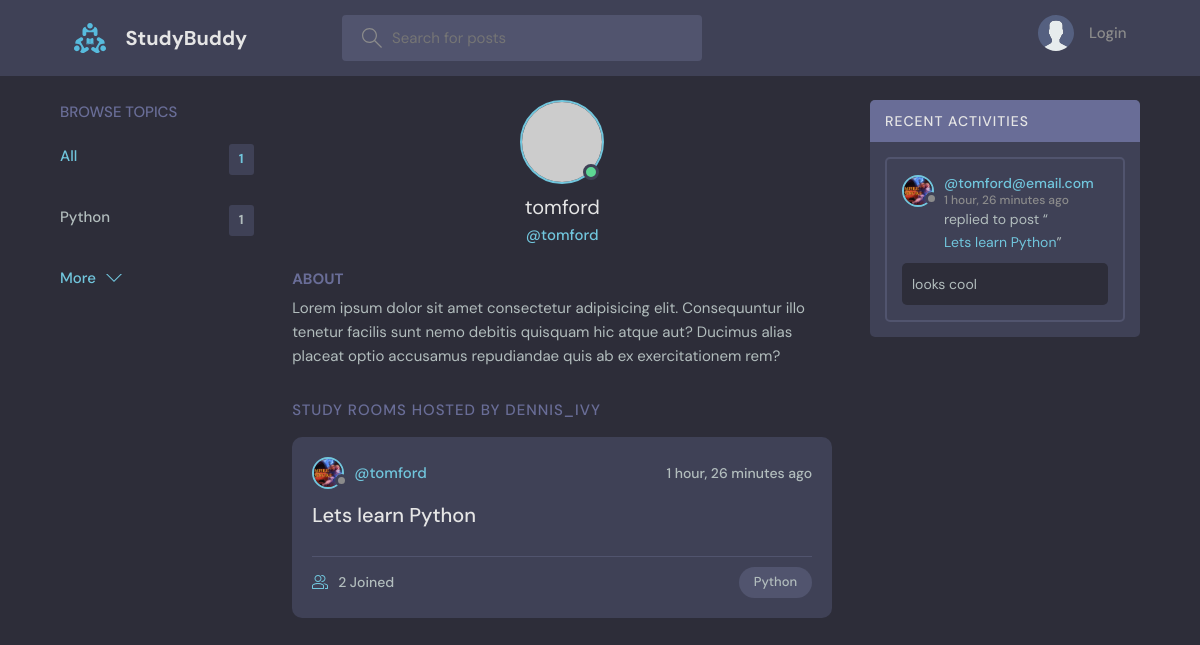
Page /profile/1/ on the committed database.
### base/models.py (models this page shows, shortened)
class Topic(models.Model):
    name = models.CharField(max_length=200) # a topic should not be more than 200 characters

class User(AbstractUser):
    name = models.CharField(max_length=200, null=True)
    email = models.EmailField(unique=True, null=True)
    bio = models.TextField(null=True)
    avatar = models.ImageField(null=True, default="avatar.svg")
    USERNAME_FIELD = 'email'
    REQUIRED_FIELDS = []

class Room(models.Model):
    host = models.ForeignKey(User, on_delete=models.SET_NULL, null=True) # column representing the actual user that will be connected to the room
    topic = models.ForeignKey(Topic, on_delete=models.SET_NULL, null=True) # every room can have only one topic (many-to-one)
    name = models.CharField(max_length=200) # a text field of the room name
    description = models.TextField(null=True, blank=True) # a bigger text field than CharField of room description
    participants = models.ManyToManyField(User, related_name='participants', blank=True) # all the users currently active in a room
    updated = models.DateTimeField(auto_now=True) # when the room was updated
    created = models.DateTimeField(auto_now_add=True) # when the room was created
    class Meta:
        ordering = ['-updated', '-created']
    def __str__(self):
        return self.name

class Message(models.Model):
    user = models.ForeignKey(User, on_delete=models.CASCADE) # when a user gets deleted, delete all Messages
    room = models.ForeignKey(Room, on_delete=models.CASCADE) # when a Room gets deleted, delete all Messages
    body = models.TextField()
    updated = models.DateTimeField(auto_now=True) # when the room was updated
    created = models.DateTimeField(auto_now_add=True) # when the room was created
    class Meta:
        ordering = ['-updated', '-created']

### base/views.py (the view)
# urls.py: path('profile/<str:pk>/', views.userProfile, name="user-profile"),
def userProfile(request, pk):
    user = User.objects.get(id=pk)
    rooms = user.room_set.all()
    room_messages = user.message_set.all()
    topics = Topic.objects.all()
    context = {"user": user, "rooms": rooms, "room_messages": room_messages, "topics": topics}
    return render(request, "base/profile.html", context)

### base/templates/base/profile.html (shortened to what this page needs)
{% extends 'main.html' %}
{% block content %}
  <main class="profile-page layout layout--3">
    <div class="container">
      {% include 'base/topics_component.html' %}
      <div class="roomList">
        <div class="profile">
          <div class="profile__avatar">
            <div class="avatar avatar--large active">
              <img src="https://randomuser.me/api/portraits/men/11.jpg" />
            </div>
          </div>
          <div class="profile__info">
            <h3>{{user.username}}</h3>
            <p>@{{user.username}}</p>
          </div>
          <div class="profile__about">
            <h3>About</h3>
            <p>
              Lorem ipsum dolor sit amet consectetur adipisicing elit. Consequuntur illo tenetur
              facilis sunt nemo debitis quisquam hic atque aut? Ducimus alias placeat optio
              accusamus repudiandae quis ab ex exercitationem rem?
            </p>
          </div>
        </div>
        <div class="roomList__header">
          <div>
            <h2>Study Rooms Hosted by dennis_ivy</a>
            </h2>
          </div>
        </div>
        {% include 'base/feed_component.html' %}
      </div>
      {% include 'base/activity_component.html' %}
    </div>
  </main>
{% endblock %}

### templates/main.html (shortened to what this page needs)
<!DOCTYPE html>
{% load static %}
<html lang="en">
  <head>
    <link rel="stylesheet" href="{% static 'styles/style.css' %}" />
  </head>
  <body>
    {% include 'navbar.html' %}
    {% block content %}
    {% endblock %}
  </body>
</html>

### templates/navbar.html (shortened to what this page needs)
{% load static %}
<header class="header header--loggedIn">
  <div class="container">
    <a href="{% url 'home' %}" class="header__logo">
      <img src="{% static 'images/logo.svg' %}" />
      <h1>StudyBuddy</h1>
    </a>
    <form class="header__search" method="GET" action="{% url 'home' %}">
      <label>
        <input name="q" placeholder="Search for posts" />
      </label>
    </form>
    <nav class="header__menu">
      {% if request.user.is_authenticated %}
      <div class="header__user">
        <a href="{% url 'update-user' %}">
          <div class="avatar avatar--medium active">
            <img src="{{request.user.avatar.url}}" />
          </div>
          <p>{{request.user.username}} <span>@{{request.user.username}}</span></p>
        </a>
        <button class="dropdown-button">
          <svg version="1.1" xmlns="http://www.w3.org/2000/svg" width="32" height="32" viewBox="0 0 32 32">
            <title>chevron-down</title>
            <path d="M16 21l-13-13h-3l16 16 16-16h-3l-13 13z"></path>
          </svg>
        </button>
      </div>
      {% else %}
      <a href="{% url 'login' %}">
        <img src="{% static 'images/avatar.svg' %}" />
        <p>Login</p>
      </a>
      {% endif %}
    </nav>
  </div>
</header>

### base/templates/base/topics_component.html
<div class="topics">
    <div class="topics__header">
      <h2>Browse Topics</h2>
    </div>
    <ul class="topics__list">
      <li>
        <a href="{% url 'home' %}" class="active">All <span>{{topics.count}}</span></a>
      </li>
      {% for topic in topics %}
      <li>
        <a href="{% url 'home' %}?q={{topic.name}}">{{topic.name}} <span>{{topic.room_set.all.count}}</span></a>
      </li>
      {% endfor %}
    </ul>
    <a class="btn btn--link" href="{% url 'topics' %}">
      More
      <svg version="1.1" xmlns="http://www.w3.org/2000/svg" width="32" height="32" viewBox="0 0 32 32">
        <title>chevron-down</title>
        <path d="M16 21l-13-13h-3l16 16 16-16h-3l-13 13z"></path>
      </svg>
    </a>
  </div>

### base/templates/base/feed_component.html (shortened to what this page needs)
{% for room in rooms %}
<div class="roomListRoom">
    <div class="roomListRoom__header">
      <a href="{% url 'user-profile' room.host.id %}" class="roomListRoom__author">
        <div class="avatar avatar--small">
          <img src="{{room.host.avatar.url}}" />
        </div>
        <span>@{{room.host.username}}</span>
      </a>
      <div class="roomListRoom__actions">
        <span>{{room.created|timesince}} ago</span>
      </div>
    </div>
    <div class="roomListRoom__content">
      <a href="{% url 'room' room.id %}">{{room.name}}</a>
    </div>
    <div class="roomListRoom__meta">
      <a href="{% url 'room' room.id %}" class="roomListRoom__joined">
        {{room.participants.all.count}} Joined
      </a>
      <p class="roomListRoom__topic">{{room.topic.name}}</p>
    </div>
  </div>
{% endfor %}

### base/templates/base/activity_component.html (shortened to what this page needs)
<div class="activities">
    <div class="activities__header">
      <h2>Recent Activities</h2>
    </div>
    {% for message in room_messages %}
    <div class="activities__box">
      <div class="activities__boxHeader roomListRoom__header">
        <a href="{% url 'user-profile' message.user.id %}" class="roomListRoom__author">
          <div class="avatar avatar--small">
            <img src="{{message.user.avatar.url}}" />
          </div>
          <p>
            @{{message.user}}
            <span>{{message.created|timesince}} ago</span>
          </p>
        </a>
      </div>
      <div class="activities__boxContent">
        <p>replied to post “<a href="{% url 'room' message.room.id %}">{{message.room}}</a>”</p>
        <div class="activities__boxRoomContent">
          {{message.body}}
        </div>
      </div>
    </div>
    {% endfor %}
  </div>

### rows in the picture
Topic: name "Python", room_set.all.count "1"
User: username "tomford"
Room: host.avatar (picture), host.username "tomford", created "1 hour, 26 minutes", name "Lets learn Python", participants.all.count "2", topic.name "Python"
Message: user.avatar (picture), user "tomford@email.com", created "1 hour, 26 minutes", room "Lets learn Python", body "looks cool"

### other values in the picture
{{ topics.count }} "1"
